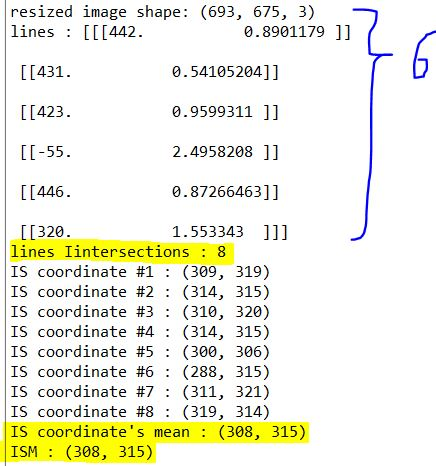
#> input picture explanation pics/WC_sufficient_monitoring_arithmetic mean.JPG, 436 x 466 px, given in place of , which was not available
$ python 'Weed center detection.py'   (older library calls are emulated)
#> lines starting #> are read from the running program, lines starting #| are printed output that depends on the picture; after the words box and inside, x2 and y2 are one past the last pixel; in counts of white or black regions, pixels touching at a corner belong together; pictures that were not available may be replaced by others from this repository, and a replacement may not be noted
#> slider 'E_UGV' is set to 1
#> slider 'E_WD4D' is set to 1
#> slider 'E_WC' is set to 1
#> slider 'E_RT_plan' is set to 1
#> slider 'E_Km' is set to 1
#> slider 'Con_Area min' is set to 10500
#> slider 'DET_offset' is set to 66
### Algorithms.py
from collections import defaultdict
#from goto import goto, comefrom, label
import cv2
import math
import numpy as np


# [60 lines left out: functions segment_by_angle_kmeans, intersection, segmented_intersections, not called in this run]


'''Erosion'''
def filter_E(mask):
    kernel = np.ones((7,7), np.uint8)                      #np.uint8 = Byte (-128 to 127) : black white color range
    result = cv2.erode(mask,kernel,iterations = 1)          #morphological transformation with mask
    return result

'''Dilation'''
def filter_ED(mask):
    kernel = np.ones((7,7), np.uint8)                      #np.uint8 = Byte (-128 to 127) : black white color range
    #https://docs.scipy.org/doc/numpy-1.13.0/user/basics.types.html
    erode = cv2.erode(mask,kernel,iterations = 1)          #morphological transformation with mask
    result = cv2.dilate(erode, kernel,iterations = 2)      #since the white noise removed, the size is small but dialatation is needed
    return result

'''Gaussian blur'''
def filter_EDG(mask):
    kernel = np.ones((7,7), np.uint8)                      #np.uint8 = Byte (-128 to 127) : black white color range
    #https://docs.scipy.org/doc/numpy-1.13.0/user/basics.types.html
    erode = cv2.erode(mask,kernel,iterations = 1)          #morphological transformation with mask
    dilate = cv2.dilate(erode, kernel,iterations = 2)      #since the white noise removed, the size is small but dialatation is needed
    result = cv2.GaussianBlur(dilate,(5,5),2)              #가우시안 블러 공부
    return result


'''Distance calculate between two points'''
def calculateDistance(x1,y1,x2,y2):
    dist = math.sqrt((x2 - x1)**2 + (y2 - y1)**2)
    return dist

'''Hough Line Analysis'''
def RT_plane(image1, GB, THR1 = 50, THR2 = 150):
    print("Rho-Theta plane generating")
    img = cv2.cvtColor(image1,cv2.COLOR_BGR2GRAY)
    blur = cv2.GaussianBlur(img,(5,5),GB)
    Can1 = cv2.Canny(blur,THR1,THR2,apertureSize = 3)


    iH, iW = Can1.shape
    distMax = round( math.sqrt( (iH**2 + iW**2) ) )

    theta = np.arange(-90,89)
    rho = np.arange(-distMax,distMax,1)

    H = np.zeros(( len(rho), len(theta) ))

    for ix in range(iW):
        for iy in range(iH):
            if (Can1[iy][ix] != 0):

                for iTheta in range(len(theta)):
                    t = theta[iTheta] * math.pi/180

                    dist = int( ix*np.cos(t) + iy*np.sin(t) )

                    # [9 lines of commented-out code are left out]

                    A = rho - dist

                    d = A[0]
                    iRho = A[1]

                    if (d <= 1):
                        H[iRho][iTheta] = H[iRho][iTheta] + 1
    return H

'''Hough Line Transform & Line Intersections'''
# [53 lines left out: function HL_IS, not called in this run]

### Kmeans.py
'''dEMONSTRATION of K Means Clustering
Requires : python 2.7.x, Numpy 1.7.1+, Matplotlib, 1.2.1+'''
#import sys
import pylab as plt
import numpy as np
plt.ion()

def E_Dist(x, y):  #Distance calculation
    return np.matmul( (x - y).T , (x - y) )

def kMeans(X, K, maxIters): #K means function definition, iteration numbers = 10
    Assign = []
    Temp = []
    centroids = X[np.random.choice(np.arange(len(X)), K), :]
    #Centroid normalization 정규분포 랜덤 X개 만큼 0=<x<K=3 범위 값을 갖는 points를 행 단위로 고름, 즉 2D 상의 무작위로 centroids를 잡음
    for i in range(maxIters):

        # Cluster Assignment step (=update assignments)
        for m in range(len(X)): #till X = 530
            for k in range(len(centroids)):
                Temp.append( E_Dist(X[m], centroids[k]) )
            Assign.append(np.argmin(Temp)) #Assignment
            Temp = []   #initialize Temp list values to compare new distance values

        C = np.array(Assign)

        # Move centroids step (=update means)
        centroids = [X[C == k].mean(axis = 0) for k in range(K)]

        # [8 lines of commented-out code are left out]


        Assign = []

        show(X, C, np.array(centroids))
    return np.array(centroids) , C

def show(X, C, centroids, keep = False):
    import time
    time.sleep(0.5)
    plt.cla() # Clear axis
    plt.plot(X[C == 0, 0], X[C == 0, 1], '*b',
         X[C == 1, 0], X[C == 1, 1], '*r',
         X[C == 2, 0], X[C == 2, 1], '*g')
    plt.plot(centroids[:,0],centroids[:,1],'*m',markersize=20)
    plt.draw()
    if keep :
        plt.ioff()
        plt.show()

# [10 lines of commented-out code are left out]
X = [None, None]
#from kMeans import kMeans
def Result(X, K, maxIters):
    centroids, C = kMeans(X, K, maxIters)
    show(X, C, centroids, True)

### Weed center detection.py
from __future__ import print_function
import cv2
import numpy as np
import time
import Kmeans
import urllib
import Algorithms as AG
import matplotlib.pyplot as plt

MV = ''
fn = ''
fn_flag = 0
E_UGV = 0
ISM = 0
H = 0
url = ""

def update(*arg):
    global MV
    global fn
    global E_UGV
    global fn_flag
    global ISM
    global H
    global url

    if(E_UGV == 1):
        url = input("Input webcam url address from android's camera : \n eg) http://192.168.1.83:8080/shot.jpg \n")
        #url='http://192.168.1.83:8080/shot.jpg'

        imgResp=urllib.request.urlopen(url)
        imgNp=np.array(bytearray(imgResp.read()),dtype=np.uint8)
        src=cv2.imdecode(imgNp,-1)

    elif(fn_flag == 1):
        src = cv2.imread(fn)

    elif(fn_flag == 0):
        fn = input("Input image file including extension to test the program : \n eg) img/D7.jpg \n Press 'Q' to exit the current program. \n")
        fn_flag = 1
        src = cv2.imread(fn)
#> src is the input picture: shape (466, 436, 3); mean B, G, R 226.1, 240.5, 240.2


    start = time.time() #start Image process time counting..

    E_Km = cv2.getTrackbarPos('E_Km', 'Enable_fun')
    E_WD4D = cv2.getTrackbarPos('E_WD4D', 'Enable_fun')
    E_WC = cv2.getTrackbarPos('E_WC', 'Enable_fun')
    E_RT_plan = cv2.getTrackbarPos('E_RT_plan', 'Enable_fun')

    Resize = cv2.getTrackbarPos('Resize', 'control')
    h0 = cv2.getTrackbarPos('h min', 'control')
    h1 = cv2.getTrackbarPos('h max', 'control')
    s0 = cv2.getTrackbarPos('s min', 'control')
    s1 = cv2.getTrackbarPos('s max', 'control')
    v0 = cv2.getTrackbarPos('v min', 'control')
    v1 = cv2.getTrackbarPos('v max', 'control')
    CAMin = cv2.getTrackbarPos('Con_Area min', 'control') #Counter area from min to max
    CAMax = cv2.getTrackbarPos('Con_Area max', 'control')
    DET_offset = cv2.getTrackbarPos('DET_offset', 'control')
    GB = cv2.getTrackbarPos('HL_Gaussian_blur', 'control')
    TH = cv2.getTrackbarPos('HL_Threshold', 'control')
    THR1 = cv2.getTrackbarPos('Canny_Thres1', 'control')
    THR2 = cv2.getTrackbarPos('Canny_Thres2', 'control')

    src = cv2.resize(src, None, fx=(Resize / 10), fy=(Resize / 10), interpolation=cv2.INTER_CUBIC) #resizing image
#> src: shape (140, 131, 3)

    IHeight, IWidth, _ = src.shape #assigning image info
#> IHeight = 140; IWidth = 131
    hsv = cv2.cvtColor(src, cv2.COLOR_BGR2HSV)
#> hsv: shape (140, 131, 3); mean H, S, V 28.4, 21.8, 245

    print ("---------------------------------")
    print("resized image shape:", src.shape)
#| resized image shape: (140, 131, 3)


    lower = np.array((h0,s0,v0))
    upper = np.array((h1,s1,v1))
    mask = cv2.inRange(hsv, lower, upper)
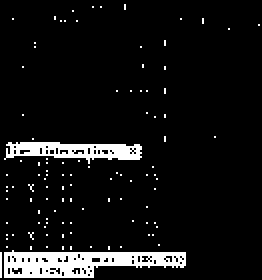
#> mask: shape (140, 131) (shown 2 times larger); 7.5% white; 105 white regions (103 under 20 px), largest, box (x1, y1, x2, y2) and area: (2, 125, 93, 139) 802, (2, 71, 71, 82) 429


    filtered_E = AG.filter_E(mask)
#> in filter_E, `result = cv2.erode(mask,kernel,iterations = 1)`: result: shape (140, 131); 0.02% white in thin lines or dots, all inside (x1, y1, x2, y2) = (60, 129, 63, 130)
    filtered_ED = AG.filter_ED(mask)
#> in filter_ED, `result = cv2.dilate(erode, kernel,iterations = 2)`: result: shape (140, 131); 1.1% white; 1 white region, box (x1, y1, x2, y2) and area: (54, 123, 69, 136) 195
    filtered_EDG = AG.filter_EDG(mask)

    img_result = cv2.bitwise_and(src, src, mask = mask)

    '''K-means'''
    if(E_Km == 1):
        Km = mask
        Km[Km == 255] = 1
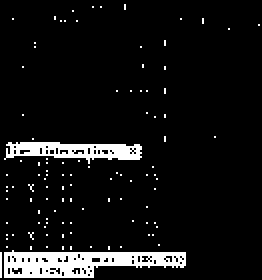
#> Km: shape (140, 131) (shown 2 times larger); values 0 (black) and 1 (white), 7.5% white; 105 white regions (103 under 20 px), largest, box (x1, y1, x2, y2) and area: (2, 125, 93, 139) 802, (2, 71, 71, 82) 429
        Km = np.transpose(np.nonzero(Km))
#> Km = 1380 pairs, first value 2 to 138, second value 0 to 129
        Kmeans.Result(Km, 3, 10)
#> in kMeans, `centroids = X[np.random.choice(np.arange(len(X)), K), :]`: centroids = [[127, 27], [123, 54], [134, 33]]
#> the loop in kMeans, `for i in range(maxIters):` made 10 passes
#> centroids on passes 1 to 10: [[109, 16.33], [100.1, 61.83], [133.3, 36.25]], [[97.99, 14.21], [91.73, 64.01], [131.5, 35.72]], [[80.85, 18.2], [87.95, 65.1], [131.1, 33.41]], [[74.08, 22.7], [89.88, 68.33], [130.6, 32.74]], [[73.14, 25.47], [94.52, 71.1], [130.6, 31.56]], [[72.83, 27.85], [100.5, 72.75], [130.6, 29.75]], [[72.13, 31.13], [108.4, 73.2], [130.7, 27.61]], [[71.73, 35.68], [119, 72.88], [130.8, 25.73]], [[71.82, 38.88], [127.2, 71.27], [130.8, 24.21]], [[71.96, 39.33], [128.1, 70.08], [130.7, 23.47]]
#> in Result, `centroids, C = kMeans(X, K, maxIters)`: centroids = [[71.96, 39.33], [128.1, 70.08], [130.7, 23.47]]; C = 1380 values, max 2 at index 509, min 0 at index 0, mean 1.04
#> in show (call 11), `plt.show()`:
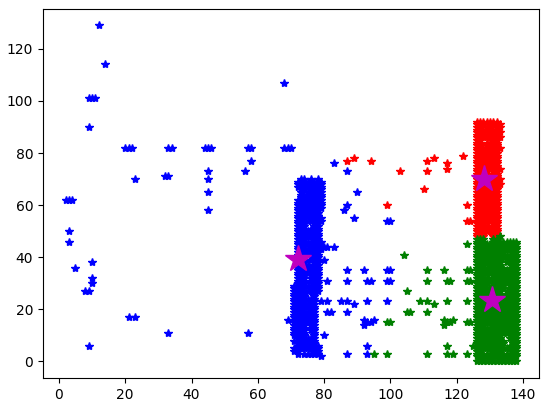
#> figure drawn by matplotlib, 1 panel

    '''Contours'''
    ret, contours, hierarchy = cv2.findContours(filtered_EDG, cv2.RETR_TREE, cv2.CHAIN_APPROX_SIMPLE)
#> contours = [[[52, 121], [52, 137], [70, 137], [70, 121]]]
    #Listing Hierarchy structures of contours and generating coordinates for recognized shapes
    total_contours = len(contours) #Total amount of recognized weeds
#> total_contours = 1
    result = src.copy()

    total_area = 0
    contours_error = []
    contours_ok=[]
    W_area=[]
    W_area_argmax = 0
    W_Compare_Area = []
    WeedNumber = 0
    MV = ""
    DET = 0
    font = cv2.FONT_HERSHEY_SIMPLEX #font assignment

    for cnt in contours:
        WeedNumber += 1
        area = cv2.contourArea(cnt)
        total_area += area
        if (area > CAMin and area < CAMax):
            W_Compare_Area.append(area)
            print ("Weed #" + str(WeedNumber) + " area : " + str(area))
            W_area.append(area)
            contours_ok.append(cnt)
        else:
            print ("ERROR AREA: ", area)
            contours_error.append(cnt)
#> this loop made 1 pass
#> (cnt, WeedNumber, area, total_area) on pass 1: ([[52, 121], [52, 137], [70, 137], [70, 121]], 1, 288, 288)
#| ERROR AREA:  288.0
#> after the loop, W_Compare_Area = []; W_area = []; WeedNumber = 1; contours_error = [[[52, 121], [52, 137], [70, 137], [70, 121]]]; contours_ok = []; total_area = 288

    if len(W_area) > 0:
        W_area_argmax = np.argmax(W_area) + 1
        print("Weed_area_list : ", W_area)
        print("Weed_argmax : Weed #", W_area_argmax)

    if len(contours) > 0:
        media = total_area/len(contours)
#> media = 288
        print ("\tAREA MEDIA : %.2f" %media)  # average area of calculated weeds, including error area
#| 	AREA MEDIA : 288.00
        #도출된 area값 들의 평균 area '{:.2f}'.format(Tr_cost)

    DET_L = -50 - DET_offset
    DET_R = 50 + DET_offset


    '''Hough Line Transform'''
    if(E_WC == 1):

        if(E_RT_plan == 1):
            H = AG.RT_plane(src, GB, THR1, THR2)
#> in RT_plane, `img = cv2.cvtColor(image1,cv2.COLOR_BGR2GRAY)`:
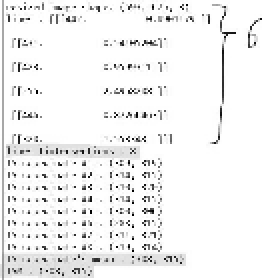
#> img: shape (140, 131) (shown 2 times larger); min 0, max 255, mean 241.3
#> in RT_plane, `blur = cv2.GaussianBlur(img,(5,5),GB)`:
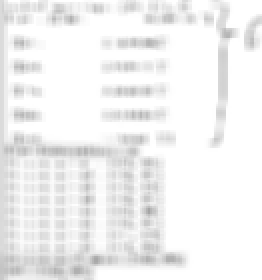
#> blur: shape (140, 131) (shown 2 times larger); min 164, max 255, mean 241.1
#> in RT_plane, `Can1 = cv2.Canny(blur,THR1,THR2,apertureSize = 3)`:
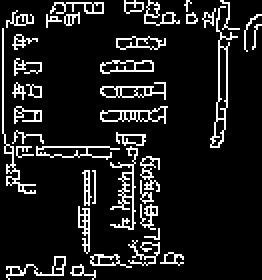
#> Can1: shape (140, 131) (shown 2 times larger); 11.3% white in thin lines or dots
#> in RT_plane, `theta = np.arange(-90,89)`: theta = 179 values from -90 to 88
#> in RT_plane, `rho = np.arange(-distMax,distMax,1)`: rho = 384 values from -192 to 191
#> in RT_plane, `H = np.zeros(( len(rho), len(theta) ))`: H: shape (384, 179) float64; every value is 0
#> after the loop in RT_plane, `for ix in range(iW):`:
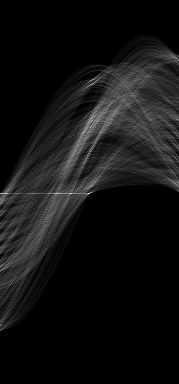
#> H: shape (384, 179) float64; min 0, max 75, mean 5.4; drawn with min black and max white
            H_1D = H.ravel() #2D image arrays into flatten 1D array
#> (the run stopped early here; a loop or call above may not have finished)

$ run again, on explanation pics/WR_HSV range.JPG
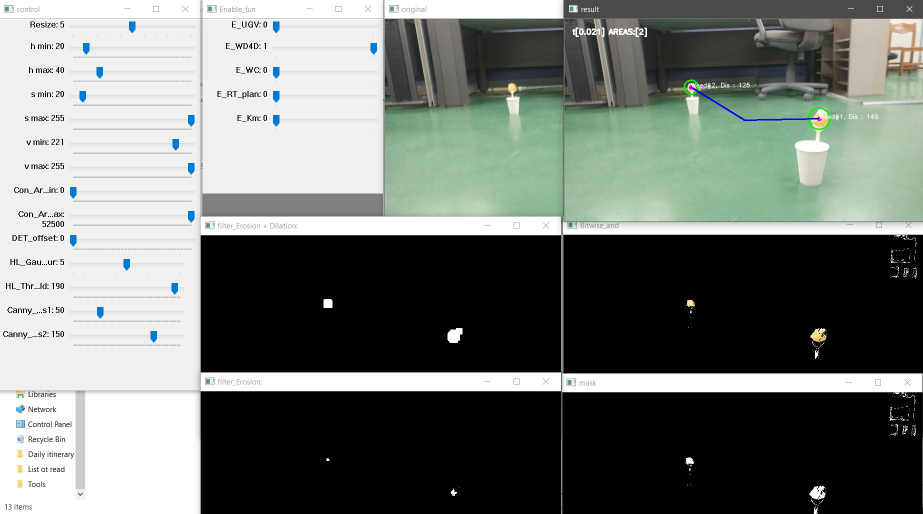
#> input picture explanation pics/WR_HSV range.JPG, 1846 x 1028 px, given in place of , which was not available (shown at 1/2 size)
#> in update, src is the input picture: shape (1028, 1846, 3); mean B, G, R 115.9, 120.3, 115.3
#> src: shape (308, 554, 3)
#> hsv: shape (308, 554, 3); mean H, S, V 15.6, 11.3, 121.3
#| resized image shape: (308, 554, 3)
#> mask: shape (308, 554); 0.15% white in thin lines or dots, all inside (x1, y1, x2, y2) = (9, 12, 551, 293)
#> result: shape (308, 554); every value is 0
#> in update, `Km = np.transpose(np.nonzero(Km))`: Km = 248 pairs, first value 12 to 292, second value 9 to 550
#> in kMeans, `centroids = X[np.random.choice(np.arange(len(X)), K), :]`: centroids = [[213, 489], [50, 306], [180, 413]]
#> the loop in kMeans, `for i in range(maxIters):` made 10 passes
#> centroids on passes 1 to 8: [[110.4, 517.4], [219.9, 87.55], [100.5, 472.2]], [[110.4, 517.4], [271.2, 13.16], [87.4, 433.3]], [[98.04, 508.5], [271.2, 13.16], [103.5, 363.2]], [[98.04, 508.5], [271.2, 13.16], [103.5, 363.2]], [[98.04, 508.5], [271.2, 13.16], [103.5, 363.2]], [[98.04, 508.5], [271.2, 13.16], [103.5, 363.2]], [[98.04, 508.5], [271.2, 13.16], [103.5, 363.2]], [[98.04, 508.5], [271.2, 13.16], [103.5, 363.2]]
#> in Result, `centroids, C = kMeans(X, K, maxIters)`: centroids = [[98.04, 508.5], [271.2, 13.16], [103.5, 363.2]]; C = 248 values, max 2 at index 47, min 0 at index 0, mean 0.609
#> contours = []
#> total_contours = 0
#> after the loop in update, `for cnt in contours:`: W_Compare_Area = []; WeedNumber = 0; contours_error = []; total_area = 0
#> in RT_plane, `Can1 = cv2.Canny(blur,THR1,THR2,apertureSize = 3)`:
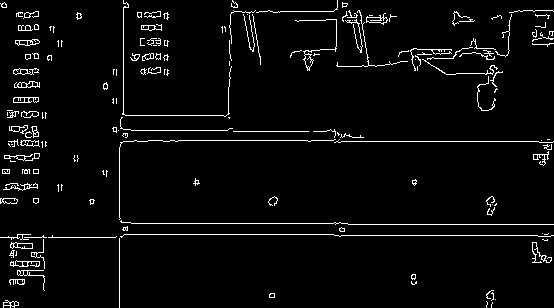
#> Can1: shape (308, 554); 3.9% white in thin lines or dots
#> theta = 179 values from -90 to 88
#> rho = 1268 values from -634 to 633
#> after the loop in RT_plane, `for ix in range(iW):`:
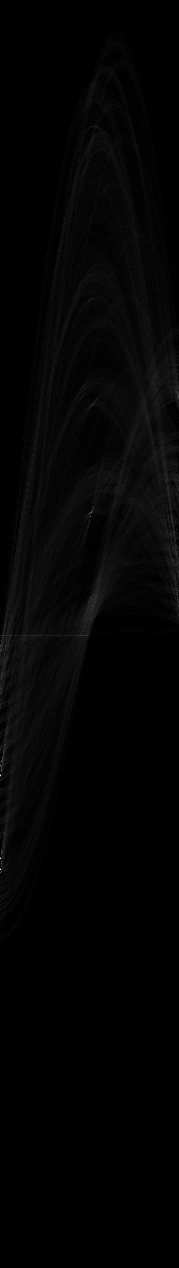
#> H: shape (1268, 179) float64; min 0, max 328, mean 5.2; drawn with min black and max white

$ run again, on explanation pics/file location.JPG
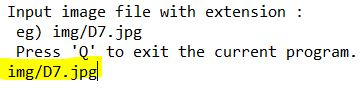
#> input picture explanation pics/file location.JPG, 363 x 91 px, given in place of , which was not available
#> in update, src is the input picture: shape (91, 363, 3); mean B, G, R 223.6, 237.5, 237.1
#> src: shape (27, 109, 3)
#> hsv: shape (27, 109, 3); mean H, S, V 29.2, 21.5, 243.3
#| resized image shape: (27, 109, 3)
#> mask: shape (27, 109); 6.7% white; 14 white regions (13 under 20 px), largest, box (x1, y1, x2, y2) and area: (0, 16, 31, 24) 179
#> result: shape (27, 109); every value is 0
#> in update, `Km[Km == 255] = 1`:
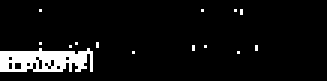
#> Km: shape (27, 109) (shown 3 times larger); values 0 (black) and 1 (white), 6.7% white; 14 white regions (13 under 20 px), largest, box (x1, y1, x2, y2) and area: (0, 16, 31, 24) 179
#> in update, `Km = np.transpose(np.nonzero(Km))`: Km = 196 pairs, first value 3 to 23, second value 0 to 85
#> in kMeans, `centroids = X[np.random.choice(np.arange(len(X)), K), :]`: centroids = [[22, 30], [17, 44], [20, 11]]
#> the loop in kMeans, `for i in range(maxIters):` made 10 passes
#> centroids on passes 1 to 8: [[19.12, 25.68], [11.27, 72.18], [19.59, 10.02]], [[19.3, 24.18], [10.7, 75], [19.53, 8.38]], [[19.33, 23.74], [10.7, 75], [19.52, 7.96]], [[19.35, 23.22], [10.7, 75], [19.51, 7.47]], [[19.35, 23.22], [10.7, 75], [19.51, 7.47]], [[19.35, 23.22], [10.7, 75], [19.51, 7.47]], [[19.35, 23.22], [10.7, 75], [19.51, 7.47]], [[19.35, 23.22], [10.7, 75], [19.51, 7.47]]
#> in Result, `centroids, C = kMeans(X, K, maxIters)`: centroids = [[19.35, 23.22], [10.7, 75], [19.51, 7.47]]; C = 196 values, max 2 at index 0, min 0 at index 6, mean 1.05
#> contours = []
#> total_contours = 0
#> after the loop in update, `for cnt in contours:`: W_Compare_Area = []; WeedNumber = 0; contours_error = []; total_area = 0
#> Can1: shape (27, 109); 16.9% white in thin lines or dots
#> theta = 179 values from -90 to 88
#> rho = 224 values from -112 to 111
#> after the loop in RT_plane, `for ix in range(iW):`:
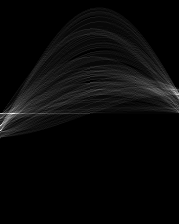
#> H: shape (224, 179) float64; min 0, max 63, mean 2.2; drawn with min black and max white
